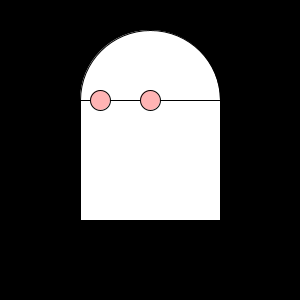
Frame 1 (no input)
Frame 60 (the mouse pressed at the canvas centre just before this capture): identical to frame 1, image omitted
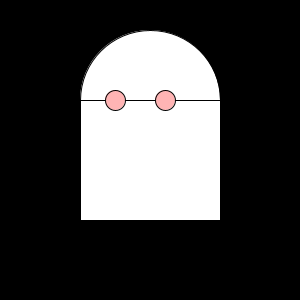
Frame 120 (the mouse held since frame 60 and released just before this capture)

The Processing sketch that drew these frames (run headless with seeded random() and noise(); from frame 60 on, the mouse is pressed at the canvas centre):

// Processing sketch: processing_172176
// ── processing_172176.pde

void setup() {  //setup function called initially, only once
  size(300, 300);  
  background(0);    
  
}

void draw() {  //draw functio
background(0);
fill(255);
ellipse( 150, 100,140, 140);
rect(80,100,140,120);
fill(255,180,180);
ellipse( 100+mouseX/10, 100, 20, 20);
ellipse( 150+mouseX/10, 100, 20, 20);
}
